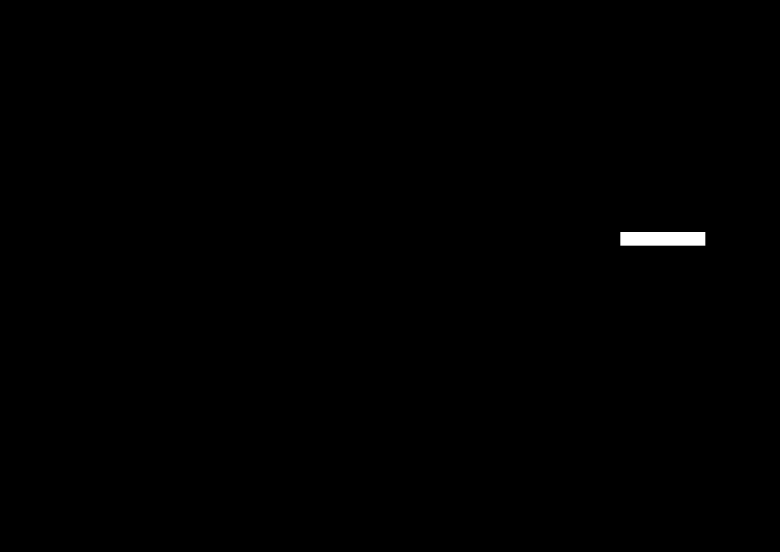
#> input picture server/templates/monobrand_template.jpg, 2339 x 1654 px, found by its file name (shown at 1/3 size)
$ python config.py
#> lines starting #> are read from the running program, lines starting #| are printed output that depends on the picture; after the words box and inside, x2 and y2 are one past the last pixel; in counts of white or black regions, pixels touching at a corner belong together
import cv2
import numpy as np
MONOBRAND_TEMPLATE_PATH = 'C:/projects/archieve/server/templates/monobrand_template.jpg'
MONOBRAND_PHONE_MASK_PATH = 'C:/projects/archieve/server/templates/monobrand_phone_mask.jpg'

MONOBRAND_TEMPLATE = cv2.imread(MONOBRAND_TEMPLATE_PATH, 0)
#> MONOBRAND_TEMPLATE is the input picture: shape (1654, 2339); min 0, max 255, mean 0.7
MONOBRAND_PHONE_MASK = cv2.imread(MONOBRAND_PHONE_MASK_PATH, 0)
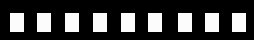
#> input picture server/templates/monobrand_phone_mask.jpg, 254 x 40 px, found by its file name
#> MONOBRAND_PHONE_MASK is the input picture: shape (40, 254); min 0, max 253, mean 59.4

(MONOBRAND_PHONE_MASK_H,
 MONOBRAND_PHONE_MASK_W) = MONOBRAND_PHONE_MASK.shape[:2]
#> MONOBRAND_PHONE_MASK_H = 40; MONOBRAND_PHONE_MASK_W = 254
MONOBRAND_PHONE_MASK_HALF_W = MONOBRAND_PHONE_MASK_W // 2
#> MONOBRAND_PHONE_MASK_HALF_W = 127
MONOBRAND_PHONE_MASK_HALF_H = MONOBRAND_PHONE_MASK_H // 2
#> MONOBRAND_PHONE_MASK_HALF_H = 20


(MONOBRAND_TEMPLATE_HEIGHT,
 MONOBRAND_TEMPLATE_WIDTH) = MONOBRAND_TEMPLATE.shape[:2]
#> MONOBRAND_TEMPLATE_HEIGHT = 1654; MONOBRAND_TEMPLATE_WIDTH = 2339

MONOBRAND_TEMPLATE_CENTER = (
    MONOBRAND_TEMPLATE_WIDTH // 2, MONOBRAND_TEMPLATE_HEIGHT // 2)
#> MONOBRAND_TEMPLATE_CENTER = (1169, 827)

# template contours
contours, _ = cv2.findContours(
    MONOBRAND_TEMPLATE, cv2.RETR_EXTERNAL,
    cv2.CHAIN_APPROX_SIMPLE)
#> contours = 8 contours, 7 with area under 20; largest, box (x1, y1, x2, y2) and area: (1859, 696, 2116, 742) 10160
contour_sizes = [(cv2.contourArea(contour), contour) for contour in contours]
#> contour_sizes = 8 items, first 6: (0, [[1857, 743]]), (0, [[2113, 742]]), (0, [[2113, 740]]), (0, [[1863, 740], [1862, 741]]), (0, [[2115, 739], [2115, 740]]), (0, [[1856, 739]])
biggest_contour = max(contour_sizes, key=lambda x: x[0])[1]
#> biggest_contour = contour of 15 points, box (x1, y1, x2, y2) (1859, 696, 2116, 742), area 10160

MONOBRAND_PHONE_X, MONOBRAND_PHONE_Y, MONOBRAND_PHONE_W, MONOBRAND_PHONE_H = cv2.boundingRect(
    biggest_contour)
#> MONOBRAND_PHONE_X = 1859; MONOBRAND_PHONE_Y = 696; MONOBRAND_PHONE_W = 257; MONOBRAND_PHONE_H = 46
MONOBRAND_PHONE_MASK = cv2.resize(
    MONOBRAND_PHONE_MASK, (MONOBRAND_PHONE_W, MONOBRAND_PHONE_H))
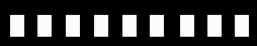
#> MONOBRAND_PHONE_MASK: shape (46, 257); min 0, max 253, mean 59.4
print('MONOBRAND_PHONE_X', MONOBRAND_PHONE_X)
#| MONOBRAND_PHONE_X 1859
print('MONOBRAND_PHONE_Y', MONOBRAND_PHONE_Y)
#| MONOBRAND_PHONE_Y 696
print('MONOBRAND_PHONE_H', MONOBRAND_PHONE_H)
#| MONOBRAND_PHONE_H 46
print('MONOBRAND_PHONE_W', MONOBRAND_PHONE_W)
#| MONOBRAND_PHONE_W 257
